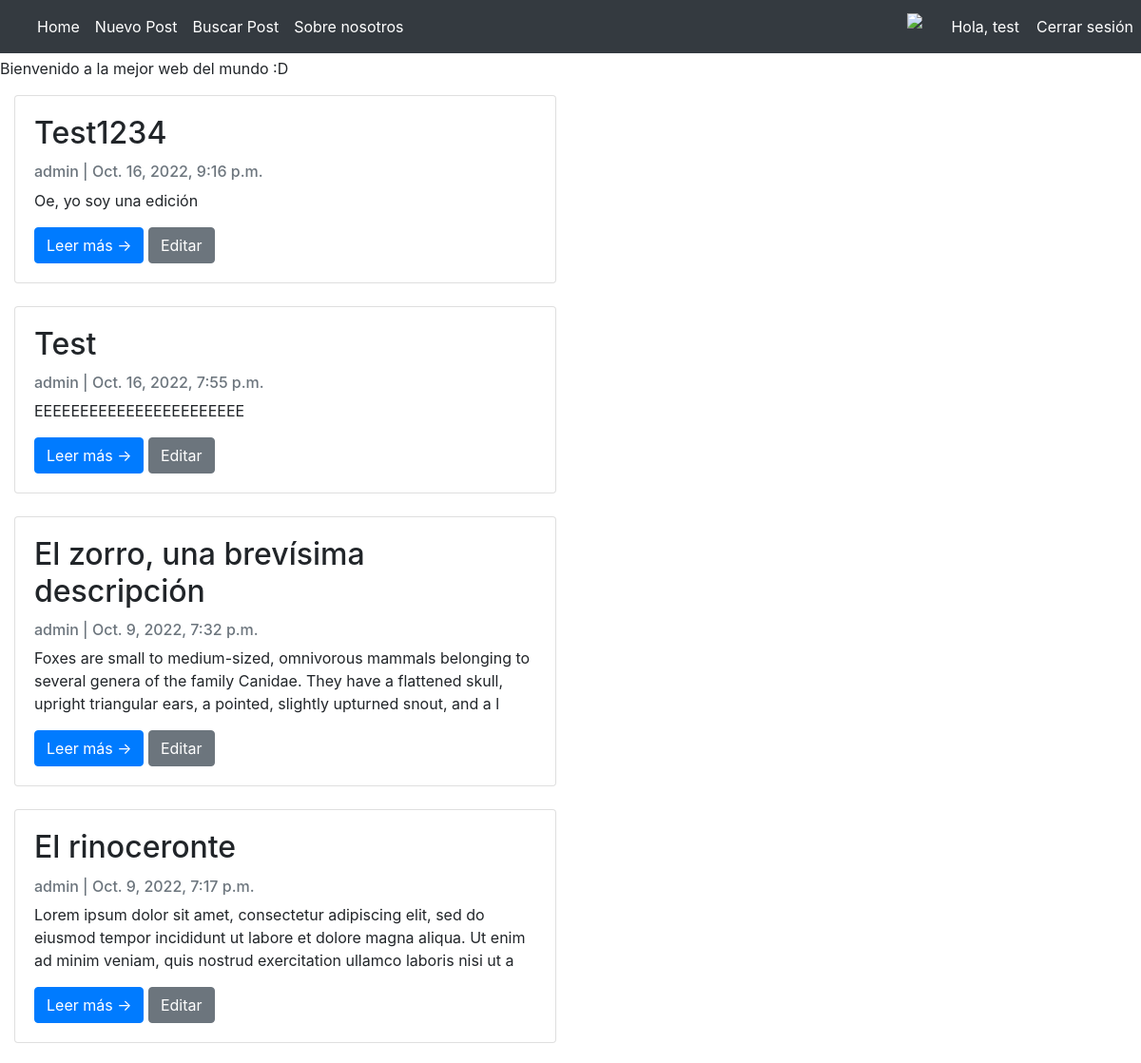
The page /pages/ (signed in, upper part) on the database as committed earlier.
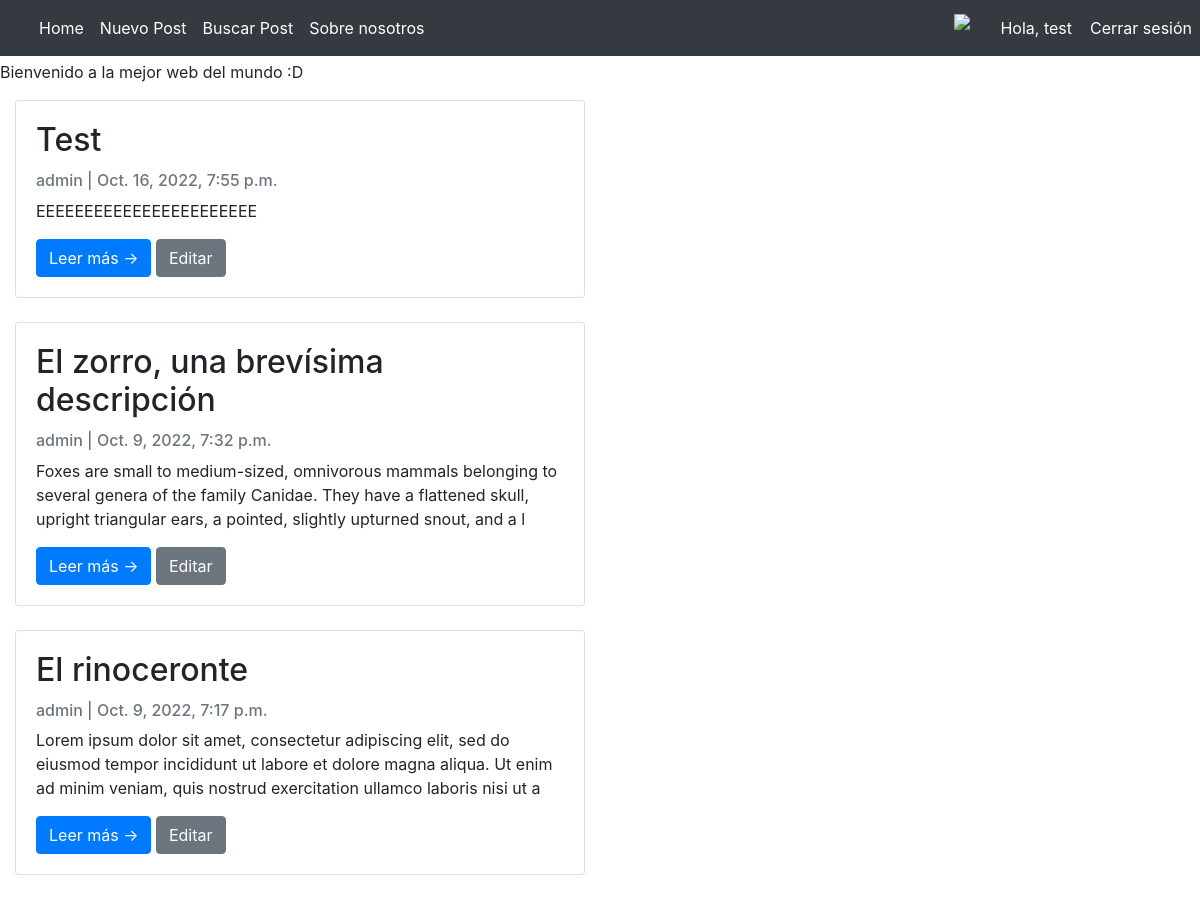
The same page on the database as committed later.
### ProyectoBlog/models.py (models this page shows)
class Post(models.Model):
    title = models.CharField(max_length=200, unique=True)
    content = models.TextField()
    created_on = models.DateTimeField(auto_now_add=True)
    author = models.ForeignKey(User, on_delete= models.CASCADE,related_name='blog_posts', default='1')
    subtitle = models.CharField(max_length=200, unique=False)
    image = models.ImageField(upload_to = 'blog_pics', blank=True, null=True, default = 'default_blog_pic.png')

### ProyectoBlog/views.py (the view)
# urls.py: path('', PostList.as_view(), name='Inicio'),
class PostList(generic.ListView):
    queryset = Post.objects.order_by('-created_on')
    model = Post
    template_name = 'padreBlog.html'
    def get_context_data(self, **kwargs):
        context = super(PostList, self).get_context_data(**kwargs)
        avatar = Avatar.objects.filter(user = self.request.user.id)
        try:
            avatar = avatar[0].image.url
        except:
            avatar = None
        context['avatar'] = avatar
        return context

### ProyectoBlog/templates/padreBlog.html (shortened to what this page needs)
<!DOCTYPE html>
<html lang="en">
    <head>
        {% load static %}
        <link href="https://cdn.jsdelivr.net/npm/bootstrap-icons@1.5.0/font/bootstrap-icons.css" rel="stylesheet" type="text/css" />
        <link href="{% static 'css/styles.css' %}" rel="stylesheet" />
        <link href="{% static 'css/personalStyle.css' %}" rel="stylesheet" />
        <link rel="stylesheet" href="https://stackpath.bootstrapcdn.com/bootstrap/4.5.0/css/bootstrap.min.css">
    </head>
    <body>
        {% if user.is_authenticated %}
            <nav class="navbar navbar-expand-md navbar-dark fixed-top bg-dark">
                <div class="container-fluid">
                    <div class="collapse navbar-collapse" id="navbarCollapse">
                        <ul class="navbar-nav me-auto mb-2 mb-md-0">
                            <li class="nav-item">
                                <a class="nav-link active" aria-current="page" href="/pages/">Home</a>
                            </li>
                            <li class="nav-item">
                                <a class="nav-link active" aria-current="page" href="/pages/addPost">Nuevo Post</a>
                            </li>
                            <li class="nav-item">
                                <a class="nav-link active" aria-current="page" href="/pages/searchPost">Buscar Post</a>
                            </li>
                            <li class="nav-item">
                                <a class="nav-link active" aria-current="page" href="/pages/about">Sobre nosotros</a>
                            </li>
                            <li class="nav-item" style="position: absolute; right: 120px">
                                <a class="nav-link active" aria-current="page"  href="/accounts/profile"> Hola, {{ user.username }}</a>
                            </li>
                            <li class="nav-item" style="position: absolute; right: 0px">
                                <a class="nav-link active" aria-current="page" href="/accounts/logout"> Cerrar sesión</a>
                            </li>
                            <li class="nav-item" style="position: absolute; right: 230px">
                                <img src="{{ avatar }}" width="40px">
                            </li>
                        </ul>
                    </div>
                </div>
            </nav>
        {% endif %}
        <div class="contenido1">
        {% block contenidoQueCambia %}
        <marquee> Bienvenido a la mejor web del mundo :D </marquee>
        <div class="col-md-6 mt-3 left">
            {% if post_list %}
            {% for post in post_list %}
            <div class="card mb-4">
                <div class="card-body">
                    <h2 class="card-title">{{ post.title }}</h2>
                    <p class="card-text text-muted h6">{{ post.author }} | {{ post.created_on}} </p>
                    <p class="card-text">{{post.content|slice:":200" }}</p>
                    <a href="{% url 'post_detail' post.id %}" class="btn btn-primary">Leer más &rarr;</a>
                    {% if user.is_authenticated %}
                    {% if user.is_superuser %}
                        <a href="{% url 'post_update_admin' post.id %}" class="btn btn-secondary">Editar </a>
                    {% else %}
                        <a href="{% url 'post_update' post.id %}" class="btn btn-secondary">Editar </a>
                    {% endif %}
                    {% endif %}
                </div>
            </div>
            {% endfor %}
            {% else %}
            <p style="text-align:center"> No hay post agregados al Blog aún</p>
            {% endif%}
        </div>
        {% endblock %}
        </div>
    </body>
</html>

Rows that differ between the two databases and show on the page:
removed Post: title "Test1234", author "admin", created_on "Oct. 16, 2022, 9:16 p.m.", content "Oe, yo soy una edición"
